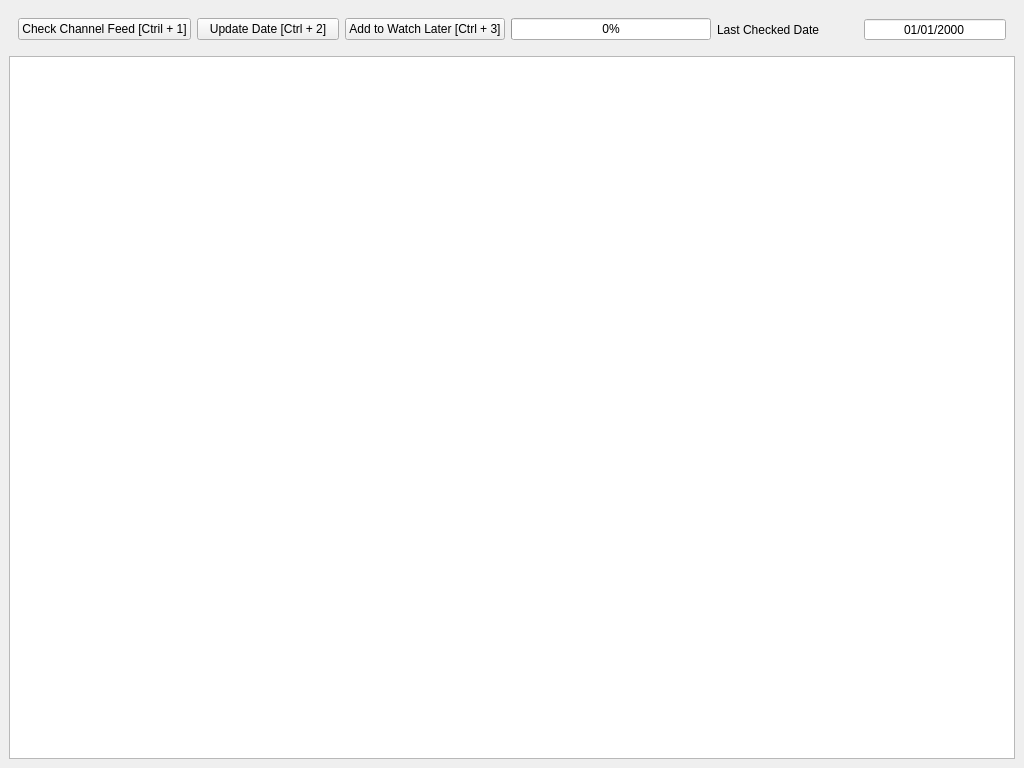
<?xml version="1.0" encoding="UTF-8"?>
<ui version="4.0">
 <class>MainWindow</class>
 <widget class="QMainWindow" name="MainWindow">
  <property name="geometry">
   <rect>
    <x>0</x>
    <y>0</y>
    <width>1024</width>
    <height>768</height>
   </rect>
  </property>
  <property name="windowTitle">
   <string>MainWindow</string>
  </property>
  <property name="windowIcon">
   <iconset>
    <normaloff>Rin Icon.png</normaloff>Rin Icon.png</iconset>
  </property>
  <widget class="QWidget" name="centralwidget">
   <layout class="QVBoxLayout" name="verticalLayout">
    <item>
     <layout class="QGridLayout" name="gridLayout_2">
      <item row="0" column="0">
       <widget class="QFrame" name="frame">
        <property name="minimumSize">
         <size>
          <width>0</width>
          <height>25</height>
         </size>
        </property>
        <layout class="QHBoxLayout" name="horizontalLayout">
         <item>
          <widget class="QPushButton" name="btn_Check_Feed">
           <property name="toolTip">
            <string>&lt;html&gt;&lt;head/&gt;&lt;body&gt;&lt;p&gt;Checks the subscription_manager.xml file&lt;/p&gt;&lt;/body&gt;&lt;/html&gt;</string>
           </property>
           <property name="text">
            <string>Check Channel Feed [Ctril + 1]</string>
           </property>
           <property name="shortcut">
            <string>Ctrl+1</string>
           </property>
           <property name="checkable">
            <bool>false</bool>
           </property>
          </widget>
         </item>
         <item>
          <widget class="QPushButton" name="btn_Update_Date">
           <property name="toolTip">
            <string>Updates the Last Checked Date to today</string>
           </property>
           <property name="text">
            <string>Update Date [Ctrl + 2]</string>
           </property>
           <property name="shortcut">
            <string>Ctrl+2</string>
           </property>
          </widget>
         </item>
         <item>
          <widget class="QPushButton" name="btn_Watch_Later">
           <property name="toolTip">
            <string>Adds the videos below to your watch later list</string>
           </property>
           <property name="text">
            <string>Add to Watch Later [Ctrl + 3]</string>
           </property>
           <property name="shortcut">
            <string>Ctrl+3</string>
           </property>
          </widget>
         </item>
         <item>
          <widget class="QProgressBar" name="pb_work_progress">
           <property name="maximumSize">
            <size>
             <width>200</width>
             <height>16777215</height>
            </size>
           </property>
           <property name="toolTip">
            <string>Progress for Adding Videos to Watch Later Playlist</string>
           </property>
           <property name="value">
            <number>0</number>
           </property>
          </widget>
         </item>
         <item>
          <widget class="QLabel" name="label">
           <property name="text">
            <string>Last Checked Date</string>
           </property>
          </widget>
         </item>
         <item>
          <widget class="QDateEdit" name="last_checked_date">
           <property name="enabled">
            <bool>true</bool>
           </property>
           <property name="minimumSize">
            <size>
             <width>100</width>
             <height>0</height>
            </size>
           </property>
           <property name="focusPolicy">
            <enum>Qt::NoFocus</enum>
           </property>
           <property name="frame">
            <bool>true</bool>
           </property>
           <property name="alignment">
            <set>Qt::AlignCenter</set>
           </property>
           <property name="readOnly">
            <bool>true</bool>
           </property>
           <property name="buttonSymbols">
            <enum>QAbstractSpinBox::NoButtons</enum>
           </property>
           <property name="keyboardTracking">
            <bool>false</bool>
           </property>
           <property name="displayFormat">
            <string>MM/dd/yyyy</string>
           </property>
          </widget>
         </item>
        </layout>
       </widget>
      </item>
      <item row="1" column="0">
       <widget class="QTreeView" name="trv_Video_Feed_View">
        <property name="verticalScrollBarPolicy">
         <enum>Qt::ScrollBarAsNeeded</enum>
        </property>
        <property name="editTriggers">
         <set>QAbstractItemView::NoEditTriggers</set>
        </property>
        <property name="headerHidden">
         <bool>false</bool>
        </property>
        <attribute name="headerVisible">
         <bool>true</bool>
        </attribute>
        <attribute name="headerDefaultSectionSize">
         <number>500</number>
        </attribute>
       </widget>
      </item>
     </layout>
    </item>
   </layout>
  </widget>
  <action name="act_Exit">
   <property name="text">
    <string>Exit</string>
   </property>
   <property name="toolTip">
    <string>Exit  [Ctrl+Shift+Q]</string>
   </property>
   <property name="shortcut">
    <string>Ctrl+Shift+Q</string>
   </property>
  </action>
  <action name="act_Update_Date">
   <property name="text">
    <string>Update Date</string>
   </property>
   <property name="toolTip">
    <string>Update Date  [Ctrl+2]</string>
   </property>
   <property name="shortcut">
    <string>Ctrl+2</string>
   </property>
  </action>
  <action name="act_Check_Feed">
   <property name="text">
    <string>Check Feed</string>
   </property>
   <property name="toolTip">
    <string>Check Feed [Ctrl+1]</string>
   </property>
   <property name="shortcut">
    <string>Ctrl+1</string>
   </property>
  </action>
  <action name="act_Watch_Later">
   <property name="text">
    <string>Add to Watch Later</string>
   </property>
   <property name="toolTip">
    <string>Add to Watch Later  [Ctrl+3]</string>
   </property>
   <property name="shortcut">
    <string>Ctrl+3</string>
   </property>
  </action>
  <action name="act_Add_to_Playlist">
   <property name="text">
    <string>Add to Other Playlist</string>
   </property>
   <property name="toolTip">
    <string>Add to Other Playlist  [Ctrl+4]</string>
   </property>
   <property name="shortcut">
    <string>Ctrl+4</string>
   </property>
  </action>
 </widget>
 <tabstops>
  <tabstop>last_checked_date</tabstop>
 </tabstops>
 <resources/>
 <connections/>
</ui>
